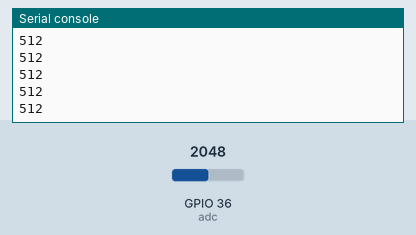
Simulated run of this program. Board: ESP32 board running MicroPython. On the bench: the last lines printed to the serial console. The test bench sets the inputs (shaded band); at power-on: GPIO 36 (adc) = 2048 (analog values on the 0–4095 scale).

Above: at 1.2 s.
1.3 s: GPIO 36 (adc) set to 2866
At 1.31 s:
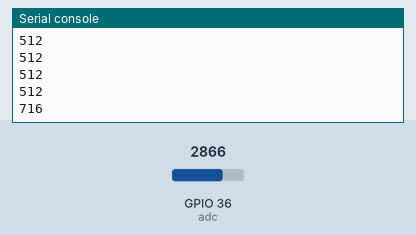
2.8 s: GPIO 36 (adc) set to 3603
At 2.81 s:
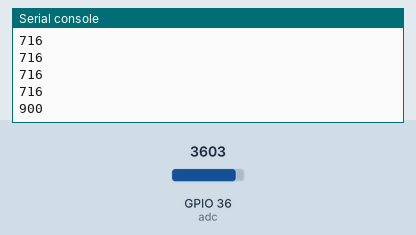
Timing chart, 0 to 5.8 s (numbered marks = the images above; inputs shaded):
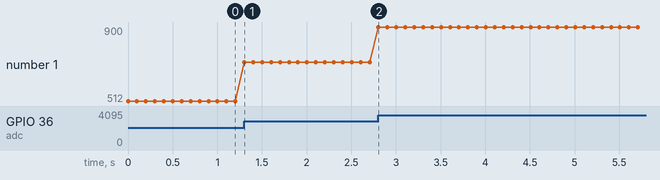

The program:

list3.py
```python
#
# list3
# sample program for ADC
#
from machine import Pin
from machine import ADC
import utime

# Available Pins: 32-39
adc = ADC(Pin(36))
adc.read()

adc.atten(ADC.ATTN_11DB)   # maximum input voltage of approximately 3.6v
adc.width(ADC.WIDTH_10BIT) # 0-1023
print(adc.read())
while True:
    print(adc.read())
    utime.sleep_ms(100)
```

Measured:
- after the input at 1.3 s, the serial console: prints a new line at once (image 1)
- after the input at 2.8 s, the serial console: prints a new line at once (image 2)
- plotted number 1: 512 → 716 after the input at 1.3 s, 716 → 900 after the input at 2.8 s
